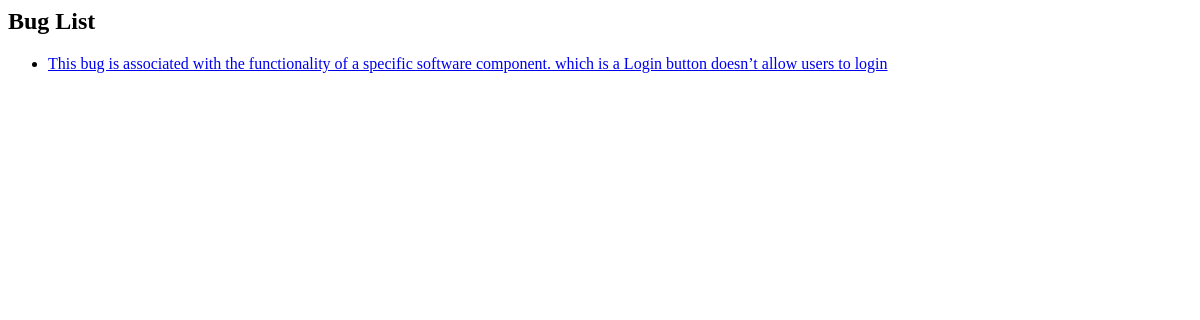
/bug/list/, run on an earlier commit of the app's database.
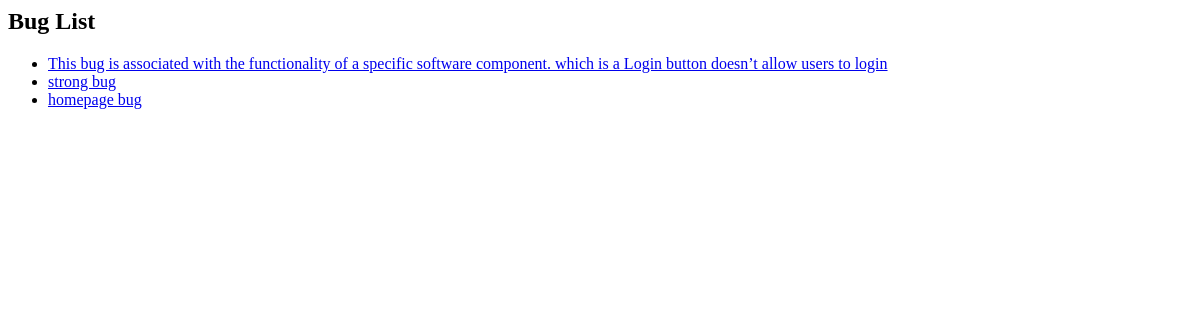
And on a later commit of the database.
### bug/models.py (models this page shows)
class Bug(models.Model):
    BUG_TYPES = (
        ('error', 'Error'),
        ('new_feature', 'New Feature'),
    )
    STATUS_CHOICES = (
        ('todo', 'To Do'),
        ('in_progress', 'In Progress'),
        ('done', 'Done'),
    )
    description = models.TextField()
    bug_type = models.CharField(max_length=20, choices=BUG_TYPES)
    report_date = models.DateField()
    status = models.CharField(max_length=20, choices=STATUS_CHOICES)

### bug/views.py (the view)
# urls.py: path('list/', views.bug_list, name='bug_list'),
def bug_list(request):
    bugs = Bug.objects.all()
    return render(request, 'bug_list.html', {'bugs': bugs})

### bug/templates/bug_list.html
<h2>Bug List</h2>
<ul>
  {% for bug in bugs %}
    <li><a href="{% url 'bug_detail' bug.id %}">{{ bug.description }}</a></li>
  {% empty %}
    <li>No bugs registered.</li>
  {% endfor %}
</ul>

What changed in the data, as far as the page shows it:
added Bug: description "strong bug"
added Bug: description "homepage bug"
